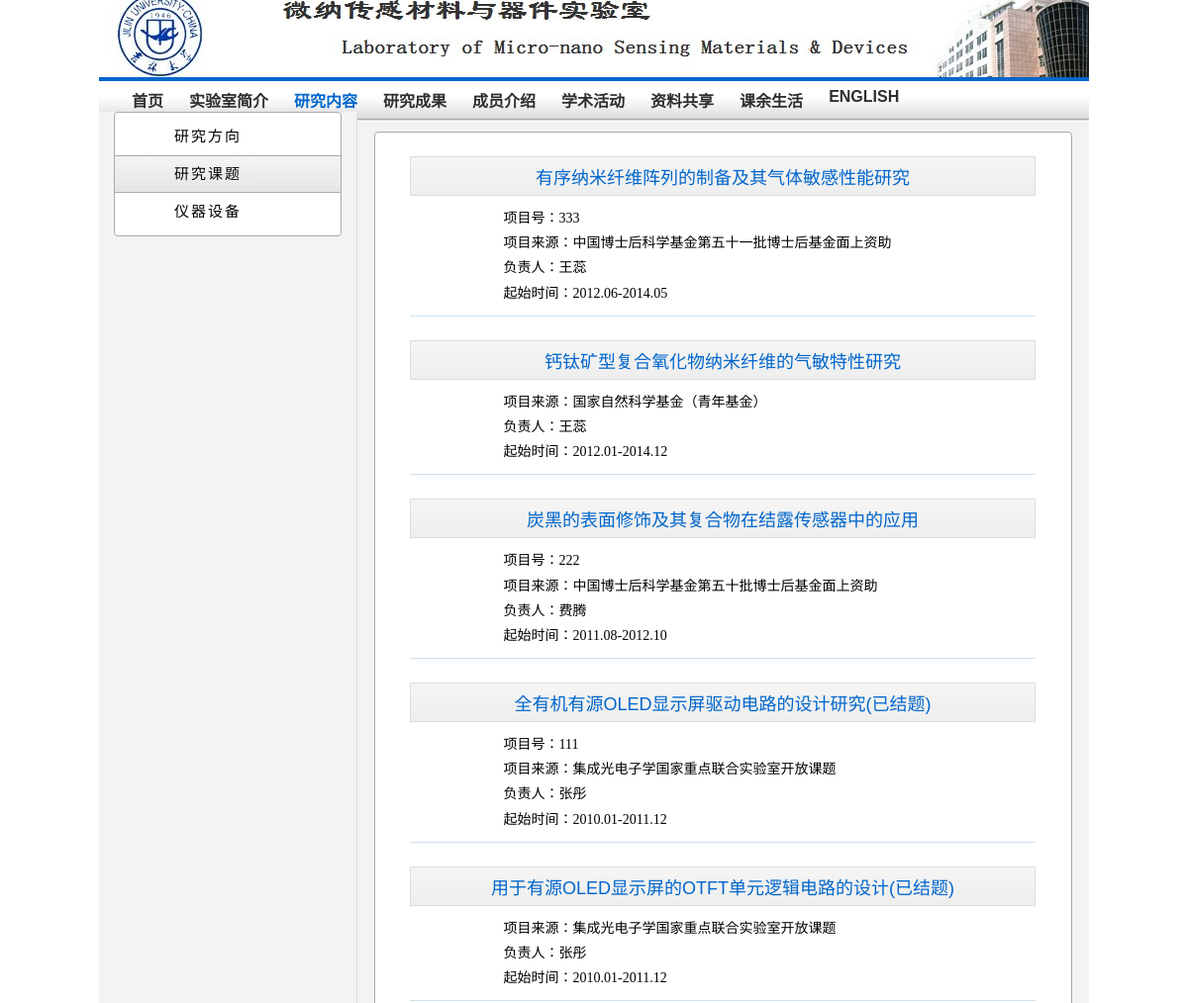
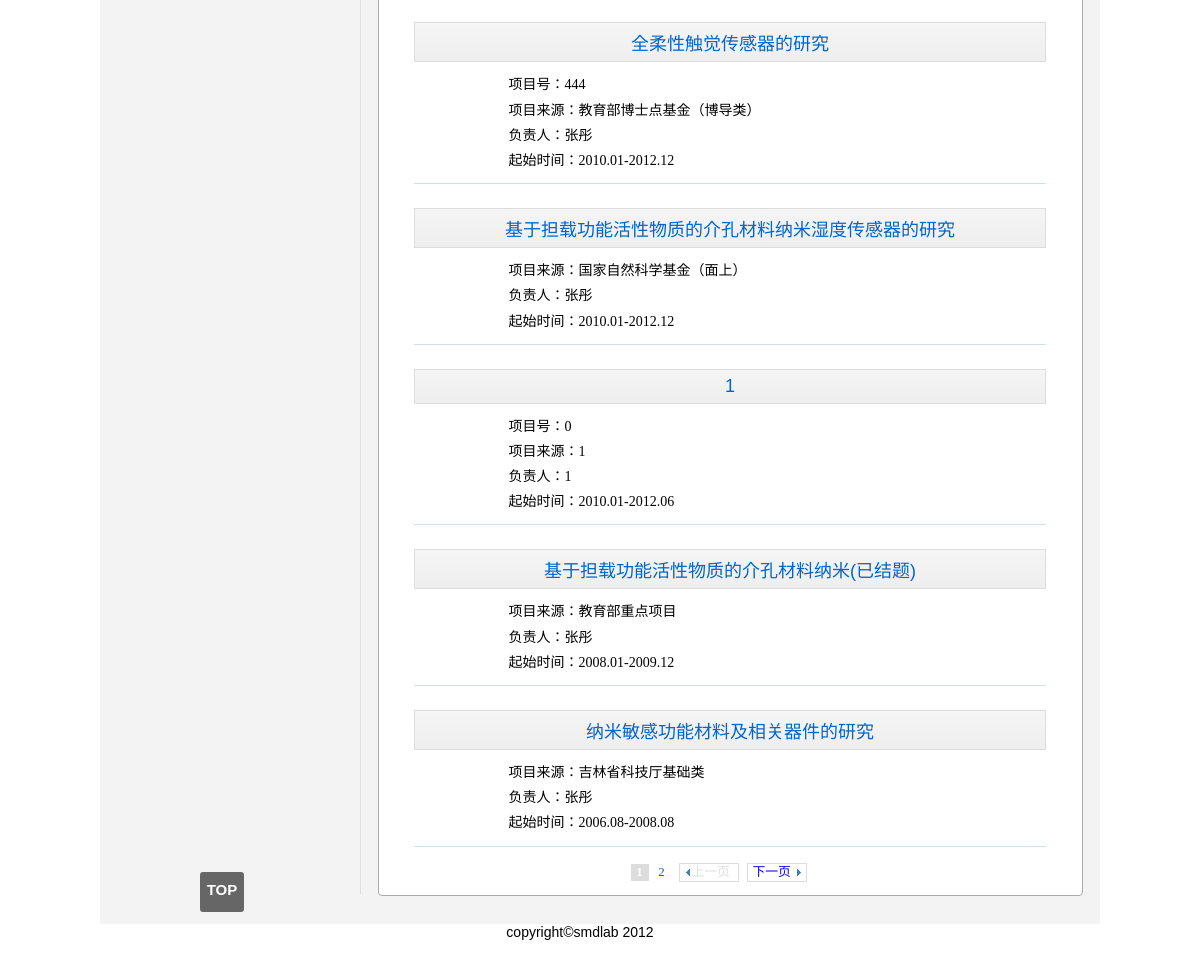
The page /project_in_progress.php on the database its author committed (2 pictures, top to bottom).
### tables this page shows
CREATE TABLE `project` (
  `pr_id` int(11) NOT NULL default '0',
  `pr_num` int(11) default NULL,
  `pr_name` varchar(100) NOT NULL default '',
  `pr_type` varchar(50) default NULL,
  `pr_content` text NOT NULL,
  `pr_mark` tinyint(1) NOT NULL default '0',
  `pr_date1` date default NULL,
  `pr_date2` date default NULL,
  PRIMARY KEY  (`pr_id`),
  UNIQUE KEY `pr_name` (`pr_name`)
);

CREATE TABLE `project_header` (
  `pr_id` int(11) NOT NULL default '0',
  `m_name` varchar(100) NOT NULL default '',
  KEY `pr_id` (`pr_id`),
  CONSTRAINT `project_header_ibfk_1` FOREIGN KEY (`pr_id`) REFERENCES `project` (`pr_id`) ON DELETE CASCADE ON UPDATE CASCADE
);

### config/project_in_progress.php (called while the page is built)
<?php
    $per = 10;
	$page_nums = 5;
?>

### project_in_progress.php (the view, shortened to what this page needs)
<!DOCTYPE html PUBLIC "-//W3C//DTD XHTML 1.0 Transitional//EN" "http://www.w3.org/TR/xhtml1/DTD/xhtml1-transitional.dtd">
<html xmlns="http://www.w3.org/1999/xhtml">
<head>
<?php include("./include/media/css.php");?>
<link rel="stylesheet" type="text/css" href="./media/css/research.css" />
<link rel="stylesheet" type="text/css" href="./media/css/project_in_progress.css" />
</head>
<body>
<?php
	require("./config/project_in_progress.php");
?>
<div id="wrapper">
<?php include("./include/header.php");?>
<div id="content">
    <div id="sidebar">
	    <?php require("./include/sidebar_research.php");?>
	</div>
	<div id="main">
		<div id="r_area">
		<?php
			$sql1="select * from project where 1=1 order by pr_date1 desc limit 0, $per";
			$result1=mysql_query("$sql1");
			while ($row1 = mysql_fetch_array($result1)) {
		?>
			<div class="r_item">
				<div class="r_title shadow_title">
				<?php
				    echo $row1['pr_name'];
					if ($row1['pr_mark'] == 1) {
					    echo "(已结题)";
					}
				?>
				</div>
				<div class="r_content pip_content">
				<?php
				    $id=$row1['pr_id'];
					if($row1['pr_num']!=null){
    					echo "<div>项目号：".$row1['pr_num']."</div>";
					}
					if($row1['pr_type']!=null){
    					echo "<div>项目来源：".$row1['pr_type']."</div>";
					}
					echo "<div>负责人：";
					$sql2="select m_name from project,project_header where project.pr_id=project_header.pr_id and project.pr_id=$id";
					$result2=mysql_query("$sql2");
					while($row2=mysql_fetch_array($result2)) {
    					echo $row2['m_name']."  ";
					}
					echo "</div>";
					$pr_d1 = str_replace("-", ".", substr($row1['pr_date1'], 0, 7));
					$pr_d2 = str_replace("-", ".", substr($row1['pr_date2'], 0, 7));
					echo "<div>起始时间：".$pr_d1."-".$pr_d2."    "."</div>";
				?>
				</div>
			</div>
		<?php }?>
		<?php
			$sql0="select count(pr_id) as count from project";
			$result0 = mysql_query($sql0);
			$row0 = mysql_fetch_array($result0);
			$paperCount = $row0['count'];
            $pageCount = ceil($paperCount / $per);
				?>
				<div id="page">
				    <?php
					    echo "<a class='num_page current_page' >1</a>";
					    if ($pageCount <= $page_nums) {
						    for ($pi = 2; $pi <= $pageCount; $pi++) {
				                echo "<a class='num_page' href='javascript:page($pi)'>$pi</a>";
							}
						} else {
						    for ($pi = 2; $pi <= $page_nums; $pi++) {
					            echo "<a class='num_page' href='javascript:page($pi)'>$pi</a>";
							}
							echo "...";
							echo "<a class='num_page' href='javascript:page($pageCount)'>$pageCount</a>";
						}
					?>
				    <a id="pre" class="pre_next pre_next_disable"><em></em>上一页</a>
				    <a id="next" class="pre_next" href="javascript:page(2)"><em></em>下一页</a>
			    </div>
		</div>
	</div>
</div>
<?php include("./include/footer.php");?>
</div>
</body>
</html>

### media/css/common/layout.css (style rules this page uses)
#content { position: relative; min-height: 870px; }
#sidebar { min-height: 830px; _height: 860px; width: 240px; padding: 0 10px 10px 10px; margin: 10px 0 0 0; }
#main { position: absolute; left: 260px; top: 0px; min-height: 840px; width: 740px; }

### media/css/common/color.css (style rules this page uses)
#content { border-top:1px #fff solid; background: #F3F3F3; }
#sidebar { background: #F3F3F3; border-right: 1px solid #DFDFDF; }

### media/css/common/component.css (style rules this page uses)
#page { margin: 10px 0 10px 250px; color: #06c; }
#page a { display: inline-block; width: 16px; margin: 0 2px; font-size: 0.8em; text-decoration: none; line-height: 1.2; }
#page a.num_page { color: #06c; text-align: center; border: 1px solid #fff; }
#page a.current_page { text-align: center; color: #fff; background: #ddd; font-weight: bold; border: 1px solid #ddd; }
#page a.pre_next { margin: 0 2px; position: relative; border: 1px solid #ddd; }
#page a.pre_next_disable { color: #ddd; }
#page #pre { width: 46px; _width: 60px; padding: 1px 0px 1px 12px; }
#page #next { width: 41px; _width: 60px; padding: 1px 12px 1px 5px; }
#page em { display: block; position: absolute; top: 0px; width: 16px; height: 16px; }
#page #pre em { left: 0px; background: url(../images/ui-icons_3d80b3_256x240.png) no-repeat -96px -16px; }
#page #next em { right: 0px; background: url(../images/ui-icons_3d80b3_256x240.png) no-repeat -32px -16px; }
#main .shadow_title { font-family: 微软雅黑,arial,sans-serif; border: 1px solid #ddd; background-image: -webkit-linear-gradient(top, #f5f5f5, #eee) ; background: -moz-linear-gradient(top, #f5f5f5, #eee) repeat scroll 0 0 transparent; filter:progid:DXImageTransform.Microsoft.gradient(startColorstr='#f5f5f5',endColorstr='#eeeeee'); padding: 6px 23px; }

### media/css/research.css (style rules this page uses)
#r_area .r_item { margin: 24px auto 0; width: 90%; border-bottom: 1px solid #CEE1EE; }
#r_area .r_title { text-align: center; font: normal 18px 微软雅黑,arial,sans-serif; color: #06c; }

### rows shown on the page
project: pr_name "有序纳米纤维阵列的制备及其气体敏感性能研究", pr_num "333", pr_type "中国博士后科学基金第五十一批博士后基金面上资助", pr_date1 "2012.06", pr_date2 "2014.05"
project_header: m_name "王蕊"
project: pr_name "钙钛矿型复合氧化物纳米纤维的气敏特性研究", pr_type "国家自然科学基金（青年基金）", pr_date1 "2012.01", pr_date2 "2014.12"
project: pr_name "炭黑的表面修饰及其复合物在结露传感器中的应用", pr_num "222", pr_type "中国博士后科学基金第五十批博士后基金面上资助", pr_date1 "2011.08", pr_date2 "2012.10"
project_header: m_name "费腾"
project: pr_name "全有机有源OLED显示屏驱动电路的设计研究", pr_mark "(已结题)", pr_num "111", pr_type "集成光电子学国家重点联合实验室开放课题", pr_date1 "2010.01", pr_date2 "2011.12"
project_header: m_name "张彤"
project: pr_name "用于有源OLED显示屏的OTFT单元逻辑电路的设计", pr_mark "(已结题)", pr_type "集成光电子学国家重点联合实验室开放课题", pr_date1 "2010.01", pr_date2 "2011.12"
project: pr_name "全柔性触觉传感器的研究", pr_num "444", pr_type "教育部博士点基金（博导类）", pr_date1 "2010.01", pr_date2 "2012.12"
project: pr_name "基于担载功能活性物质的介孔材料纳米湿度传感器的研究", pr_type "国家自然科学基金（面上）", pr_date1 "2010.01", pr_date2 "2012.12"
project: pr_name "1", pr_num "0", pr_type "1", pr_date1 "2010.01", pr_date2 "2012.06"
project_header: m_name "1"
project: pr_name "基于担载功能活性物质的介孔材料纳米", pr_mark "(已结题)", pr_type "教育部重点项目", pr_date1 "2008.01", pr_date2 "2009.12"
project: pr_name "纳米敏感功能材料及相关器件的研究", pr_type "吉林省科技厅基础类", pr_date1 "2006.08", pr_date2 "2008.08"
